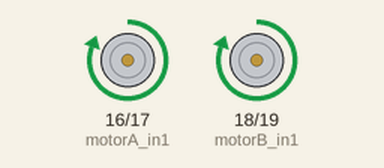
A sketch run on a simulated Arduino Uno, built with avr-gcc and run on an emulated ATmega328P. On the bench: motor-driver pin pairs drawn as motors (green arrow = first pin HIGH = forward, orange = second pin HIGH = backward, longer = more drive).

Above: at 1.0 s.
At 2.5 s:
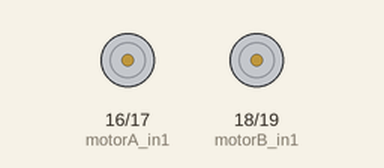
At 4.0 s:
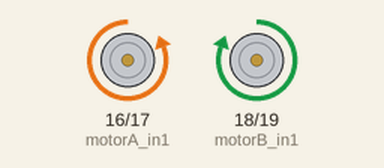
Timing chart, 0 to 7.8 s (numbered marks = the images above):
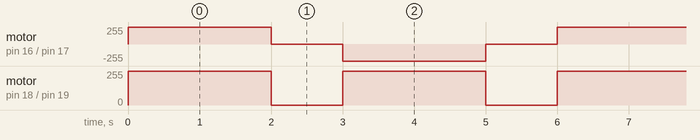

Measured:
- by itself, motor on pin 18 (motorB_in1) / pin 19 (motorB_in2): alternates forward 255/255 for 2.0 s and stopped for 1.0 s
- by itself, motor on pin 16 (motorA_in1) / pin 17 (motorA_in2): repeats every 6.0 s: stopped 1.0 s, backward 255/255 2.0 s, stopped 1.0 s, forward 255/255 2.0 s

The sketch:

H-Bridge.ino
```cpp
// Definieer de pinnen voor de DRV8833
const int motorA_in1 = 16; // IN1
const int motorA_in2 = 17; // IN2
const int motorB_in1 = 18; // IN3
const int motorB_in2 = 19; // IN4

void setup() {
  // Stel de pinnen in als output
  pinMode(motorA_in1, OUTPUT);
  pinMode(motorA_in2, OUTPUT);
  pinMode(motorB_in1, OUTPUT);
  pinMode(motorB_in2, OUTPUT);
}

void loop() {
  // Voorbeeld: motor A vooruit en motor B achteruit met PWM
  driveMotorA(255); // Volle snelheid vooruit
  driveMotorB(128); // Halve snelheid achteruit

  delay(2000); // Draai 2 seconden

  // Stop alle motoren
  stopMotors();
  delay(1000); // Wacht 1 seconde

  // Voorbeeld: motor A achteruit en motor B vooruit met PWM
  driveMotorA(-128); // Halve snelheid achteruit
  driveMotorB(255); // Volle snelheid vooruit

  delay(2000); // Draai 2 seconden

  // Stop alle motoren
  stopMotors();
  delay(1000); // Wacht 1 seconde
}

// Functie om motor A aan te sturen
void driveMotorA(int speed) {
  if (speed > 0) {
    analogWrite(motorA_in1, speed);
    analogWrite(motorA_in2, 0);
  } else if (speed < 0) {
    analogWrite(motorA_in1, 0);
    analogWrite(motorA_in2, -speed);
  } else {
    stopMotorA();
  }
}

// Functie om motor B aan te sturen
void driveMotorB(int speed) {
  if (speed > 0) {
    analogWrite(motorB_in1, speed);
    analogWrite(motorB_in2, 0);
  } else if (speed < 0) {
    analogWrite(motorB_in1, 0);
    analogWrite(motorB_in2, -speed);
  } else {
    stopMotorB();
  }
}

// Functie om motor A te stoppen
void stopMotorA() {
  analogWrite(motorA_in1, 0);
  analogWrite(motorA_in2, 0);
}

// Functie om motor B te stoppen
void stopMotorB() {
  analogWrite(motorB_in1, 0);
  analogWrite(motorB_in2, 0);
}

// Functie om alle motoren te stoppen
void stopMotors() {
  stopMotorA();
  stopMotorB();
}
```
